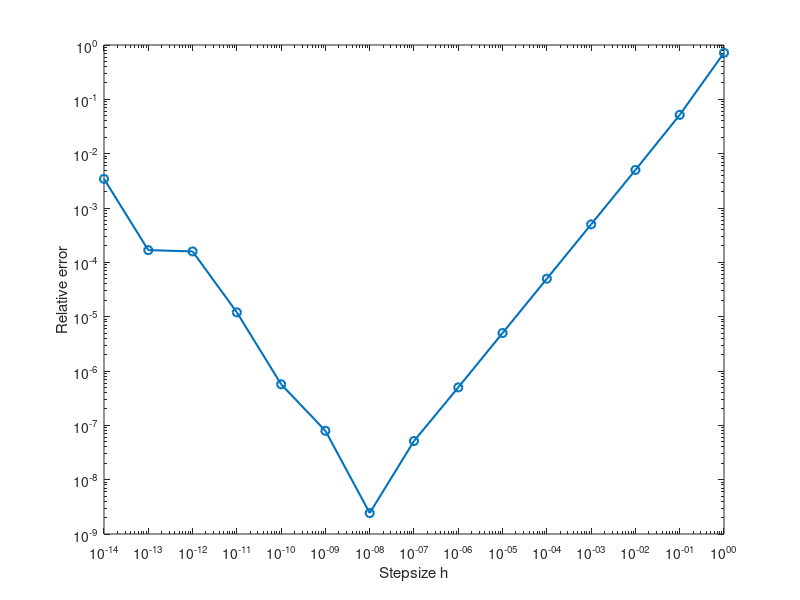

This chart was generated by the following MATLAB code:
%****************************************************
%function fidiff.m
%Approssimazione del valore della derivata della
%funzione exp(x) mediante rapporto incrementale
%al diminuire di h
%****************************************************
function fidiff(x)
if nargin<1
  x=1;
end

% valore esatto della derivata di exp(x)
fp = exp(x);

%n=single(15);
n = 15;
h = logspace(-(n-1),0,n)'; % vettore colonna dei passi
fprintf(' h            fp           fpfd     AErr      RErr\n');
for k=n:-1:1
  fpfd = (exp(x+h(k)) - exp(x))/h(k); %calcolo del rapporto incrementale
  AErr(k) = abs(fpfd - fp); % Absolute Error
  RErr(k) = abs((fpfd - fp)/fp); % Relative Error
  fprintf('%8.1e %12.5f %12.5f %9.2e %9.2e\n',h(k),fp,fpfd,AErr(k),RErr(k));
  % stampa degli addendi che potrebbero provocare cancellazione numerica
  % fprintf('--> %3d %8.1e %9.2e\n %22.15e \n %22.15e\n',k,h(k),RErr(k),exp(x+h(k)),exp(x));
end

% %grafico del Relative Error in scala logaritmica
loglog(h,RErr,'o-','LineWidth',1.5);
xlabel('Stepsize h');
ylabel('Relative error');
